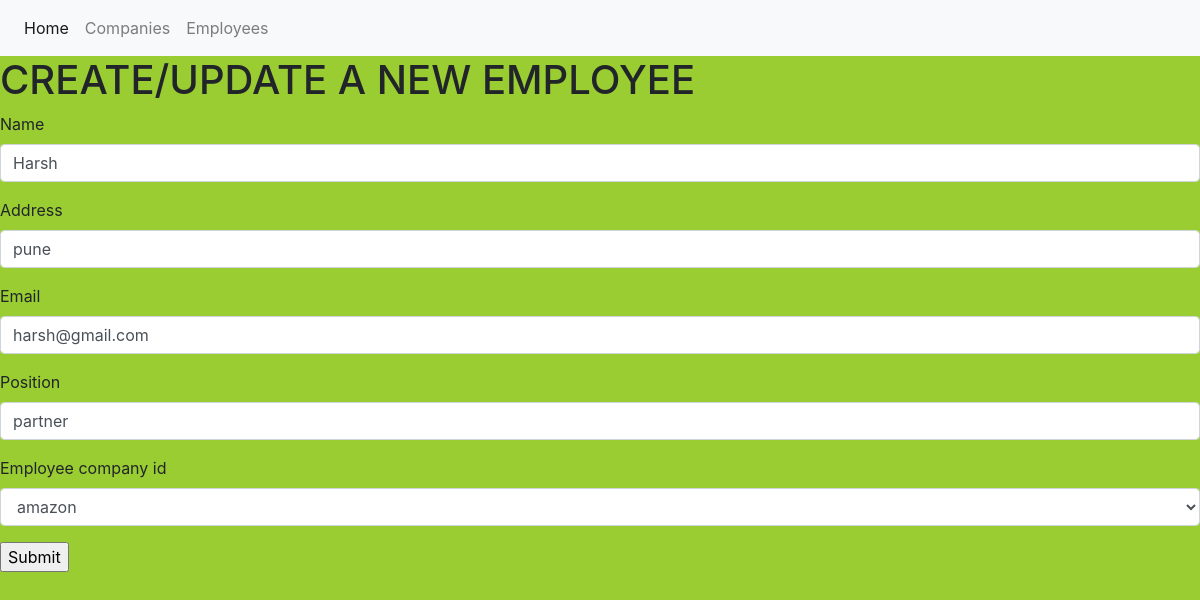
/EmployeeUpdate/3/, run on the app's committed database.
### app1/models.py (models this page shows, shortened)
class Employee(models.Model):
    emp_id = models.IntegerField(primary_key=True)
    name = models.CharField(max_length=20)
    address = models.CharField(max_length=100)
    email = models.EmailField()
    position = models.CharField(max_length=25)
    employee_company_id = models.ForeignKey(Company,on_delete=models.CASCADE,related_name='employee')

class Company(models.Model):
    company_id = models.IntegerField(primary_key=True)
    domain = models.URLField()
    address = models.CharField(max_length=100)
    email = models.EmailField()
    name = models.CharField(max_length=50,default="")
    def __str__(self):
        return self.name

### app1/views.py (the view)
# urls.py: path('EmployeeUpdate/<int:pk>/',views.EmployeeUpdate.as_view(),name='EmployeeUpdate'),
class EmployeeUpdate(UpdateView):
    model = Employee
    fields = ['name','address','email','position','employee_company_id']
    success_url = "/"

### templates/app1/employee_form.html (shortened to what this page needs)
{% extends "base.html" %}{% load bootstrap3 %}
{% block content %}
<h1>CREATE/UPDATE A NEW EMPLOYEE</h1>
<form method="POST" enctype="multipart/form-data">
    {% bootstrap_form form %}
    <input type="submit" value="Submit">
</form>
{% endblock %}

### static/css/main.css (style rules this page uses)
body { background-color: yellowgreen; }

### data on the page
Employee: name "Harsh", address "pune", email "harsh@gmail.com", position "partner", employee_company_id "amazon"
